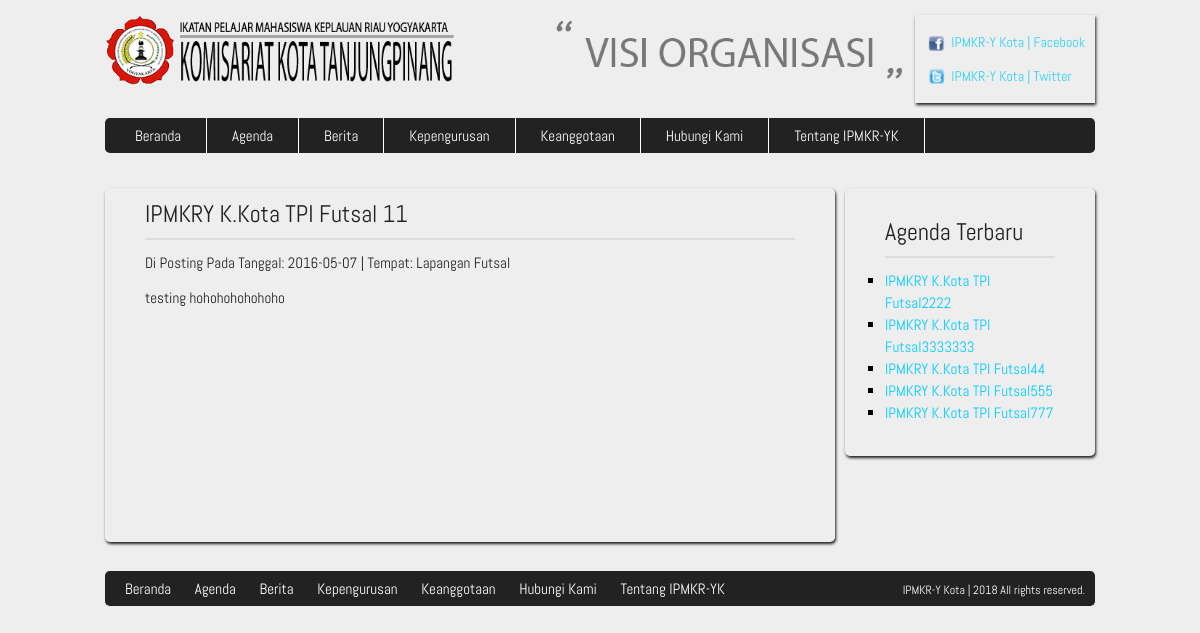
The page /agenda.php?id=4 on the database its author committed.
### tables this page shows
CREATE TABLE IF NOT EXISTS `artikel` (
  `id` int(11) NOT NULL,
  `id_category` int(11) NOT NULL,
  `judul` varchar(50) NOT NULL,
  `tgl_post` date NOT NULL,
  `lokasi` varchar(50) NOT NULL,
  `isi` text NOT NULL
);

### agenda.php (the view, shortened to what this page needs)
<!DOCTYPE HTML>
<html>
<head>
    <link href="css/style.css" rel="stylesheet" type="text/css" media="all" />
	<link type="text/css" rel="stylesheet" href="css/page_nav.css" />
</head>
<body>
 <?php include("front/include/navbar.php") ?>
 <div class="wrap">
    <div class="content">
        <div class="sidebar">
            <?php
            $query = mysql_query("select * from sm_agenda");
            ?>
            <h1>Agenda Terbaru</h1>
            <ul>
                <?php
                while($agenda = mysql_fetch_assoc($query)): ?>
                <li style="color:#000; font-size:15px;"><a href="agenda.php?id=<?php echo $agenda['id'] ?>"><?php echo $agenda['judul'] ?></a></li>
                <?php
                endwhile; ?>
            </ul>
        </div>
        <div class="b-box" style="min-height:350px; width:650px;">
		 <?php include("artikel_list.php");?>
		 </div>
    </div>
</div>
<?php include("front/include/footer.php") ?>
</body>
</html>

### css/style.css (style rules this page uses)
html, body, div, span, applet, object, iframe, h1, h2, h3, h4, h5, h6, p, blockquote, pre, a, abbr, acronym, address, big, cite, code, del, dfn, em, img, ins, kbd, q, s, samp, small, strike, strong, sub, sup, tt, var, b, u, i, center, dl, dt, dd, ol, ul, li, fieldset, form, label, legend, table, caption, tbody, tfoot, thead, tr, th, td, article, aside, canvas, details, embed, figure, figcaption, footer, header, hgroup, menu, nav, output, ruby, section, summary, time, mark, audio, video { margin: 0; padding: 0; border: 0; font-size: 100%; font: inherit; vertical-align: baseline; }
body { line-height: 1; }
ol, ul { list-style: square; }
a { text-decoration:none; }
body { background:#EEEEEE; font-family:'Abel-Regular', Helvetica, sans-serif; }
.wrap { width:990px; margin:0 auto; background:#EEEEEE; }
.content { margin:0 auto; }
.sidebar { width: 170px; float: right; padding:20px 40px; background:#EEEEEE; -webkit-box-shadow:1px 2px 3px #000; -moz-box-shadow:1px 2px 3px #111; box-shadow:1px 2px 3px #1d1d1d; -webkit-border-radius:.3em; -moz-border-radius:.3em; border-radius:.3em; }
.sidebar h1 { margin:0 0 12px 0; padding:12px 0; font-size:24px; color:#222222; border-bottom:2px solid #DDD; }
.b-box { width: 650px; position:relative; padding:2px 40px; background:#EEEEEE; -webkit-box-shadow:1px 2px 3px #000; -moz-box-shadow:1px 2px 3px #111; box-shadow:1px 2px 3px #1d1d1d; -webkit-border-radius:.3em; -moz-border-radius:.3em; border-radius:.3em; }
.content ul { margin:0 0 12px 0; }
.content li { color:#C4AC9E; font-size:12px; line-height:22px; }
.content a { color:#00CCFF; }

### rows shown on the page
artikel: judul "IPMKRY K.Kota TPI Futsal2222"
artikel: judul "IPMKRY K.Kota TPI Futsal3333333"
artikel: judul "IPMKRY K.Kota TPI Futsal44"
artikel: judul "IPMKRY K.Kota TPI Futsal555"
artikel: judul "IPMKRY K.Kota TPI Futsal777"

### other values the page prints
$detail_artikel['judul'] "IPMKRY K.Kota TPI Futsal 11"
$detail_artikel['tgl_post'] "2016-05-07"
$detail_artikel['lokasi'] "Lapangan Futsal"
$detail_artikel['isi'] "testing hohohohohohoho"
